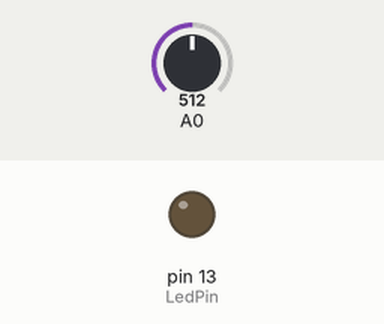
Recording of a sketch running on a simulated Arduino Uno, built with avr-gcc and run on an emulated ATmega328P. Shown: output pins drawn as LEDs (lit = HIGH). The inputs (shaded band) are chosen by the test bench; at power-on: A0 = 512.

Above: at 1.2 s.
1.3 s: A0 set to 54
2.8 s: A0 set to 47
At 3.2 s:
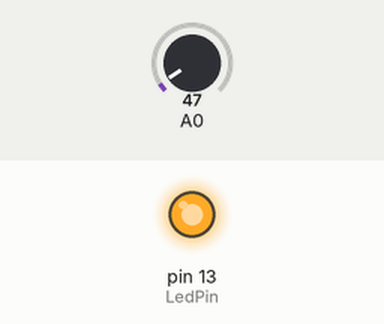
4.3 s: A0 set to 122
At 5.5 s:
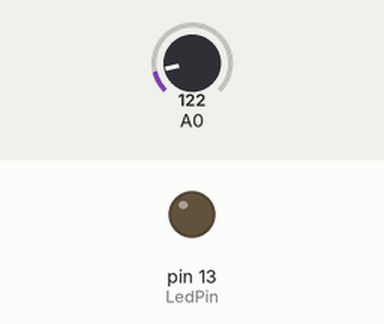
5.8 s: A0 set to 40
At 6.7 s:
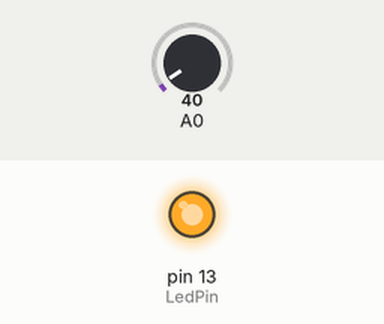
Timing chart, 0 to 8.3 s (numbered marks = the images above; inputs shaded):
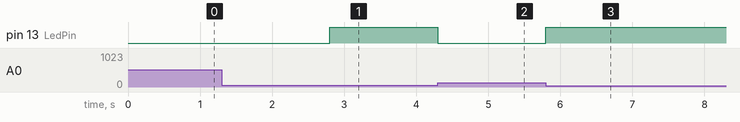

The sketch:

sample6_5.ino
```cpp
#define LedPin 13
void setup()
{  pinMode(LedPin, OUTPUT); }
void loop()
{  if ( analogRead(A0)<50) digitalWrite(LedPin,HIGH);  // 어두우면 LED를 켠다.
   else digitalWrite(LedPin,LOW);                      // 밝으면 LED를 끈다.
}
```

Measured:
- the behaviour switches between 50 and 49 on A0 (found by bisection; images 0 and 1)
- after the input at 1.3 s, every drawn part: stays the same
- after the input at 2.8 s, pin 13 (LedPin): LOW → HIGH at once
- after the input at 4.3 s, pin 13 (LedPin): HIGH → LOW at once
- after the input at 5.8 s, pin 13 (LedPin): LOW → HIGH at once
